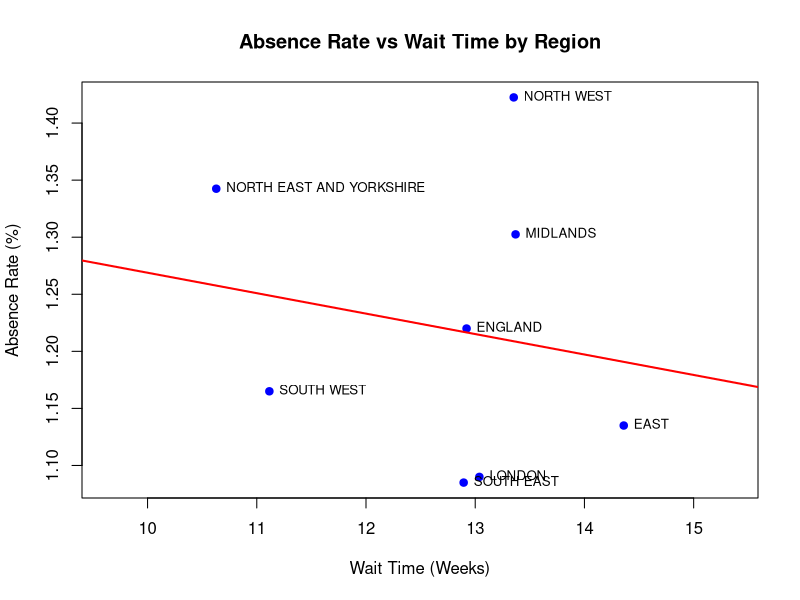

Write the R code that produced this figure.
# data
df <- data.frame(
  region = c("EAST", "LONDON", "MIDLANDS", "ENGLAND", 
             "NORTH EAST AND YORKSHIRE", "NORTH WEST", "SOUTH EAST", 
             "SOUTH WEST"),
  wait_time = c(14.359870305153, 13.0381205562321, 13.3695669158587,
                   12.9208401255803, 10.6290210729544, 13.3526741738835,
                   12.8941699602088, 11.115271490866),   
  
  
  #absence_rate = c(1.0865234375, 0.956510416666667, 1.19111979166667, 
   #             1.1244140625, 1.23001302083333, 1.29541666666667,
    #            1.03020833333333, 1.10411458333333)

  absence_rate = c(1.135, 1.09, 1.3025, 1.22, 1.3425, 1.4225, 1.085, 1.165)
  )

## scatter plot
plot(df$wait_time, df$absence_rate,
     xlab = "Wait Time (Weeks)", ylab = "Absence Rate (%)",
     main = "Absence Rate vs Wait Time by Region",
     pch = 19, col = "blue", xlim=c(min(df$wait_time)-1, max(df$wait_time)+1),
     #ylim=c(0.5, 1.5)
     )

# Add region labels next to each dot
text(df$wait_time, df$absence_rate, labels=df$region, pos=4, cex=0.8)

# Line of best fit
fit <- lm(absence_rate ~ wait_time, data=df)
abline(fit, col="red", lwd=2)   

# correlation coefficient
coeff <- coefficients(fit)

# Regression line formula
paste0("y = ", round(coeff[2],3), "x + ", round(coeff[1],3))

# Pearsons correlation coeffecient
cor(df$wait_time, df$absence_rate)

